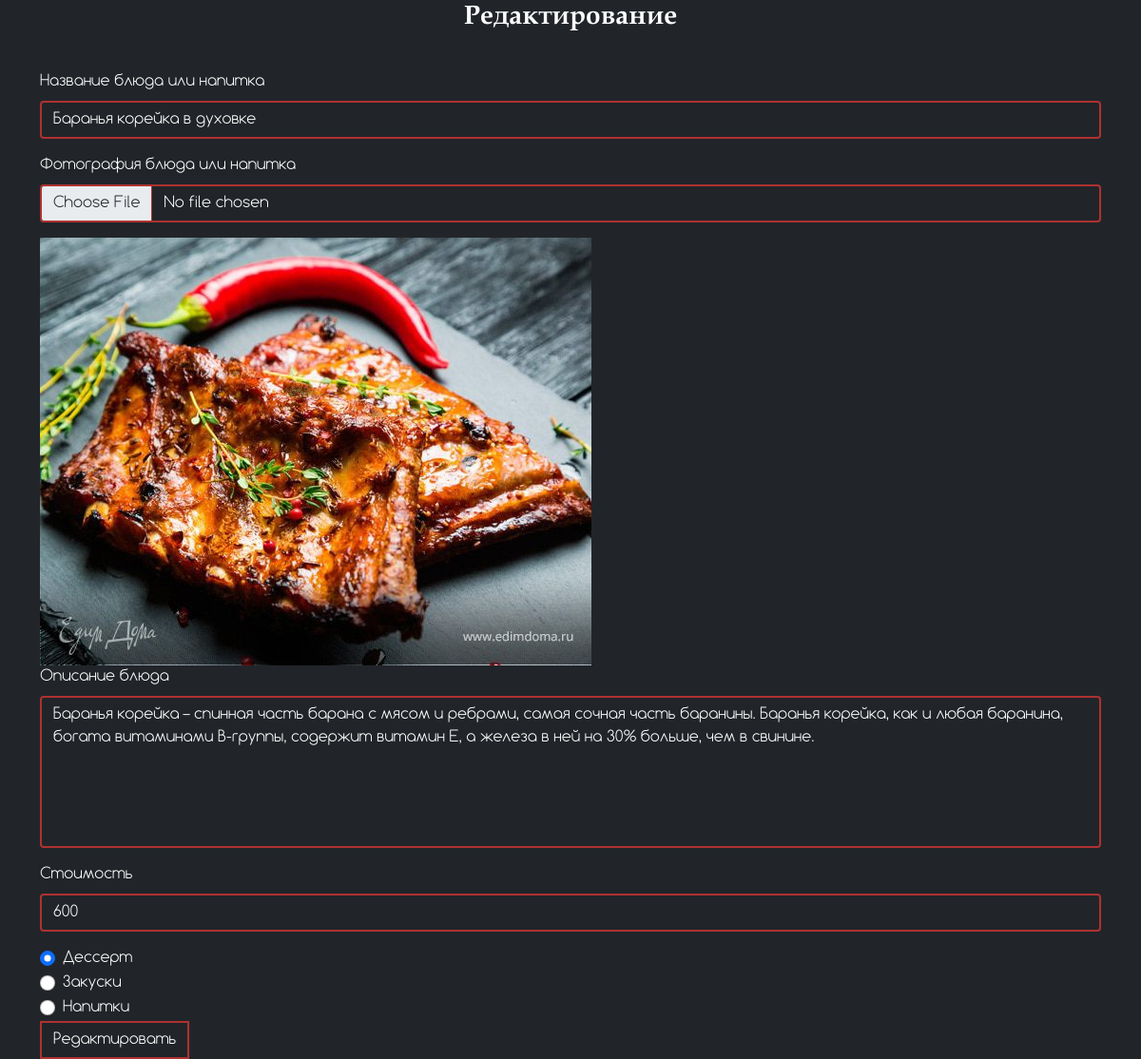
Screenshot of /functions/edit_menu.php?id=1 with the database file from the repository.
### tables this page shows
CREATE TABLE `menu` (
  `id` int NOT NULL,
  `name` varchar(50) DEFAULT NULL,
  `img` varchar(500) DEFAULT NULL,
  `discription` varchar(500) DEFAULT NULL,
  `price` int DEFAULT NULL,
  `type` varchar(100) DEFAULT NULL
);

### functions/edit_menu.php (the view, shortened to what this page needs)
<?php
    require './connect.php';
    $id = $_GET['id'];
    $sql = $connect->query("SELECT * FROM `menu` WHERE `id` = '$id'");
    while($row = $sql->fetch(PDO::FETCH_ASSOC)){
        $name = $row['name'];
        $img = '../'.$row['img'];
        $discription = $row['discription'];
        $price = $row['price'];
        $type = $row['type'];
    }
?>
<!DOCTYPE html>
<html lang="ru">
<head>
    <link href="https://cdn.jsdelivr.net/npm/bootstrap@5.0.2/dist/css/bootstrap.min.css" rel="stylesheet">
    <link rel="stylesheet" href="../css/style.css">
    <link rel="stylesheet" href="../css/profile.css">
</head>
<body class="bg-dark">
<div class="container">
<div id="form_menu">
          <h3>Редактирование</h3>
            <form action="/functions/edit_menu_done.php" method="post" enctype="multipart/form-data">
            <div class="mb-3">
                <label for="formGroupExampleInput" class="form-label">Название блюда или напитка</label>
                <input type="text" class="form-control" name="name" id="formGroupExampleInput" pattern="^[А-Яа-яЁё\s]+$" value="<?=$name?>">
            </div>
            <div class="mb-3">
                <label for="formGroupExampleInput2" class="form-label">Фотография блюда или напитка</label>
                <input type="file" class="form-control" name="img" id="formGroupExampleInput2" accept=".png, .jpg, .jpeg">
            </div>
            <img src="<?=$img?>" alt="">
            <div class="mb-3">
                <label for="formGroupExampleInput2" class="form-label">Описание блюда</label>
                <textarea type="text" class="form-control" name="discription" rows="6" id="formGroupExampleInput2"><?=$discription?></textarea>
            </div>
            <div class="mb-3">
                <label for="formGroupExampleInput" class="form-label">Стоимость</label>
                <input type="text" class="form-control" name="price" id="formGroupExampleInput" value="<?=$price?>">
            </div>
            <div class="form-check">
                <input class="form-check-input" type="radio" <?
                    if($type == 'dessert'){
                        echo 'checked';
                    }
                ?> value="dessert" name="type" id="flexCheckDefault">
                <label class="form-check-label" for="flexCheckDefault">
                    Дессерт
                </label>
            </div>
            <div class="form-check">
                <input class="form-check-input" type="radio" <?
                    if($type == 'snacks'){
                        echo 'checked';
                    }
                ?> value="snacks" name="type" id="flexCheckChecked">
                <label class="form-check-label" for="flexCheckChecked">
                    Закуски
                </label>
            </div>
            <div class="form-check">
                <input class="form-check-input" type="radio" <?
                    if($type == 'drinks'){
                        echo 'checked';
                    }
                ?> value="drinks" name="type" id="flexCheckChecked">
                <label class="form-check-label" for="flexCheckChecked">
                    Напитки
                </label>
            </div>
            <button type="submit" class="btn">Редактировать</button>
            </form>
          </div>
      </div>
    </body>
</html>

### css/style.css (style rules this page uses)
* { list-style-type: none; margin: 0; padding: 0; font-family: 'Comfortaa'; }
.btn { background-color: transparent; border: #AF3131 2px solid; border-radius: 0; color: white; }
.form-control { background-color: transparent; color: white; border: #AF3131 2px solid; }
textarea { resize: none; }
form { color: white; }

### css/profile.css (style rules this page uses)
* { list-style-type: none; padding: 0; margin: 0; }
h3 { color: white; font-size: 28px; margin-bottom: 5vh; text-align: center; font-family: 'Book Antiqua Bold'; }

### rows the page displays
menu: name "Баранья корейка в духовке", img (picture), discription "Баранья корейка – спинная часть барана с мясом и ребрами, самая сочная часть баранины. Баранья корейка, как и любая баранина, богата витаминами В-группы, содержит витамин Е, а железа в ней на 30% больше, чем в свинине.", price "600", type "☑ Дессерт", type "☐ Закуски"
